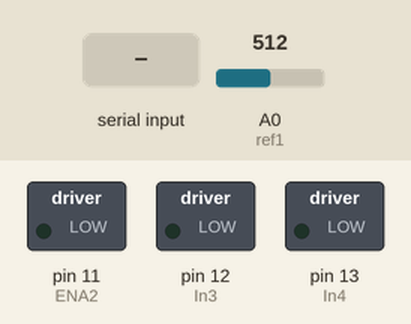
A sketch run on a simulated Arduino Uno, built with avr-gcc and run on an emulated ATmega328P. On the bench: switched loads named in the sketch (green lamp = pin HIGH). The inputs (shaded band) are chosen by the test bench; at power-on: A0 (ref1) = 512. What the sketch prints to the serial monitor is not drawn.

Above: at 1.2 s.
1.3 s: "30,150\n" received over Serial
At 2.5 s:
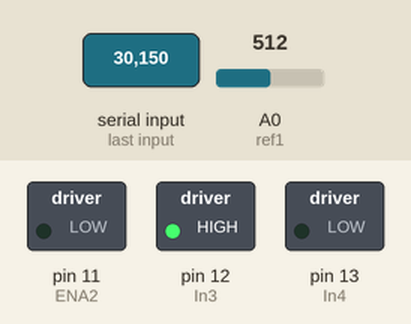
2.8 s: "90,45\n" received over Serial
At 3.9 s:
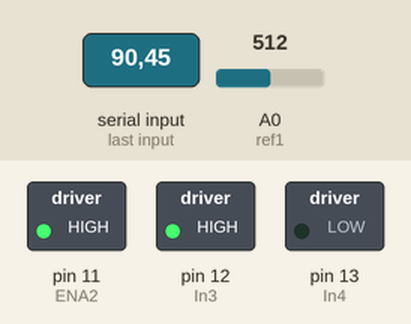
Timing chart, 0 to 5.8 s (numbered marks = the images above; inputs shaded):
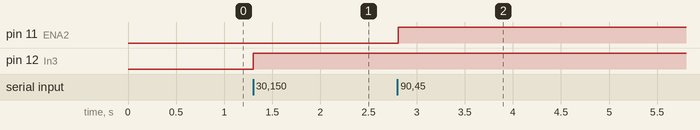

Measured:
- after the input at 1.3 s, pin 12 (In3): LOW → HIGH at once
- after the input at 2.8 s, pin 11 (ENA2): LOW → HIGH at once

The sketch:

LINEAR_ACTOR_PROGRAM.ino
```cpp
/* Bibeson Krishnadasan, Krishb3, 001322125
 *  Motor Controller - Linear Actuator 45˚
 */
//***PITCH MOTOR CONTROL PINS
 int In3= 12;// Pin 7(Uno) is connected to the motor controller In1 pin
 int In4 = 13;// Pin 8(Uno) is connected to the motor controller In2 pin
 int ENA2 = 11;// Pin 5(Uno) is connected to the motor controller ENA pin
 int ref1 = A0;//Pin A0(Uno) is connected to the linear actuator position signal

 int Cposition = 0;

void setup() {
  // put your setup code here, to run once:

  pinMode(In3,OUTPUT);// Pin 7 is an output
  pinMode(In4,OUTPUT);// Pin 8 is an output
  pinMode(ENA2,OUTPUT);// Pin 5 is an output
  pinMode(ref1,INPUT); //pin A0 is an inqput

  Serial.begin(9600);// Window Prompt
  while(!Serial);
  Serial.println("angle (must be a value between 1˚ and 46˚,negative- Extend, positive - retract)");// Asks user for speed value

}

void loop() {
  // put your main code here, to run repeatedly:

 for(int counter=0;counter<=255; counter++) // loop created to constantly wait until a number is inputed
    {
      counter = 0;
      int angle = Serial.parseInt();

      Serial.println("cp1");
      Serial.println(angle);
      int desiredpos= ((abs(angle)-1)/45.00)*(933)+48;


  if (abs(angle) > 0 && abs(angle) <=46)
  {
    if (angle == 25)
    {
      Cposition=analogRead(ref1);
      if (Cposition > 442)
      {
      angle = 20;
      }
      if (Cposition < 442)
      {
      angle = -20;
      }
    }
    if (angle == 45)
    {
      Cposition=analogRead(ref1);
      if (Cposition > 40)
      {
      angle = 1;
      }

    }
  int desiredpos= ((abs(angle)-1)/45.00)*(933)+48;
  if (angle >0)
      {


        digitalWrite(In3,HIGH);// Retract, Pin 7 outputing HIGH and pin 8 outputing LOW
        digitalWrite(In4,LOW);
        int Speed = 255;
        analogWrite(ENA2,Speed);


        Cposition=analogRead(ref1);
        //Serial.println(Cposition);
        Serial.println(desiredpos);


        while(Cposition>=desiredpos)
        {
          Cposition=analogRead(ref1);
          Serial.println(Cposition);

        }

        Speed = 0;
        analogWrite(ENA2,Speed);
        Serial.println("done");
      }
  if (angle <0)
      {


        digitalWrite(In3,LOW);// Extend, Pin 7 outputing HIGH and pin 8 outputing LOW
        digitalWrite(In4,HIGH);

        int Speed = 255;
        analogWrite(ENA2,Speed);

        Cposition=analogRead(ref1);
        Serial.println(Cposition);
        Serial.println(desiredpos);


        while (Cposition<=desiredpos)
         {
          Cposition=analogRead(ref1);
          Serial.println(Cposition);
         }
          Speed = 0;
          analogWrite(ENA2,Speed);
          Serial.println("done");
        }


  }
      }


}
```
